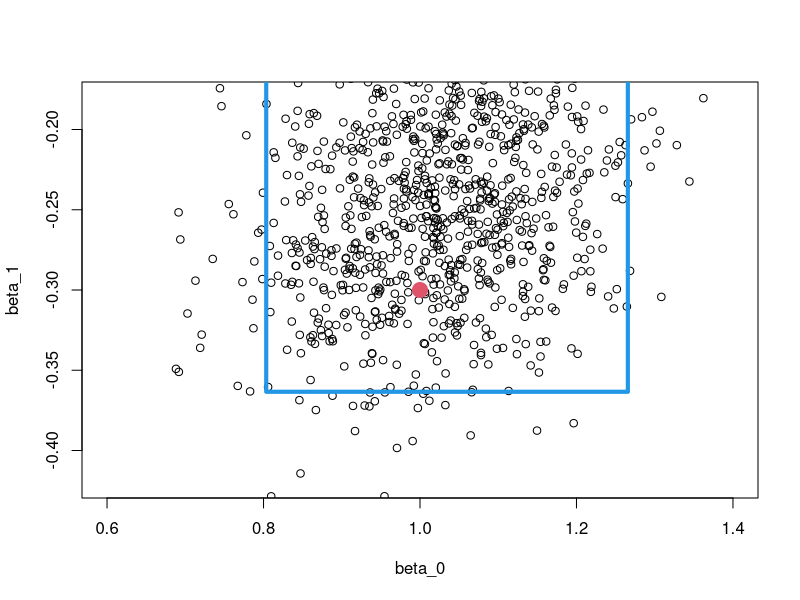

Recreate this plot in R.

# Bootstraping ------------------------------------------------------------

tamano_muestral <- 23
iteraciones <- 1000
beta_0 <- 1
beta_1 <- -0.3
desv_est_error <- 0.5

genera_x <- function(n){seq(-3, 3, length.out = n)}

genera_y <- function(x, beta_0, beta_1){
  beta_1*x + beta_0 + rnorm(length(x), 0, desv_est_error)
}

datos_x <- genera_x(tamano_muestral)

datos_y <- genera_y(datos_x, beta_0, beta_1)
# Modelo lineal:
lm(datos_y ~ datos_x) -> modelo
# Coeficientes:
coefficients(modelo) -> coeficientes_muestrales
# Intervalo de confianza
confint(modelo)

beta_0_estimado <- beta_1_estimado <- vector()

for(i in seq_len(iteraciones)){
  muestra <- sample(seq_along(datos_x), length(datos_x), replace = TRUE)
  muestra_x <- datos_x[muestra]
  muestra_y <- datos_y[muestra]
  lm(muestra_y ~ muestra_x) -> modelo
  coeficientes <- coefficients(modelo)
  beta_0_estimado[i] <- coeficientes[1]
  beta_1_estimado[i] <- coeficientes[2]
}

data.frame(
  limite = c("LI", "LS"),
  beta_0 = quantile(beta_0_estimado, c(0.025,0.975)),
  beta_1 = quantile(beta_1_estimado, c(0.025,0.975))
) -> intervalo_bootstraping

intervalo_bootstraping

plot(beta_0, beta_1)
points(beta_0_estimado, beta_1_estimado)
points(coeficientes_muestrales[1], coeficientes_muestrales[2])
points(beta_0, beta_1, pch = 20, col = 2, cex = 3)
rect(
  intervalo_bootstraping$beta_0[1],
  intervalo_bootstraping$beta_1[1],
  intervalo_bootstraping$beta_0[2],
  intervalo_bootstraping$beta_1[2],
  border = 4,
  lwd = 4
)





























